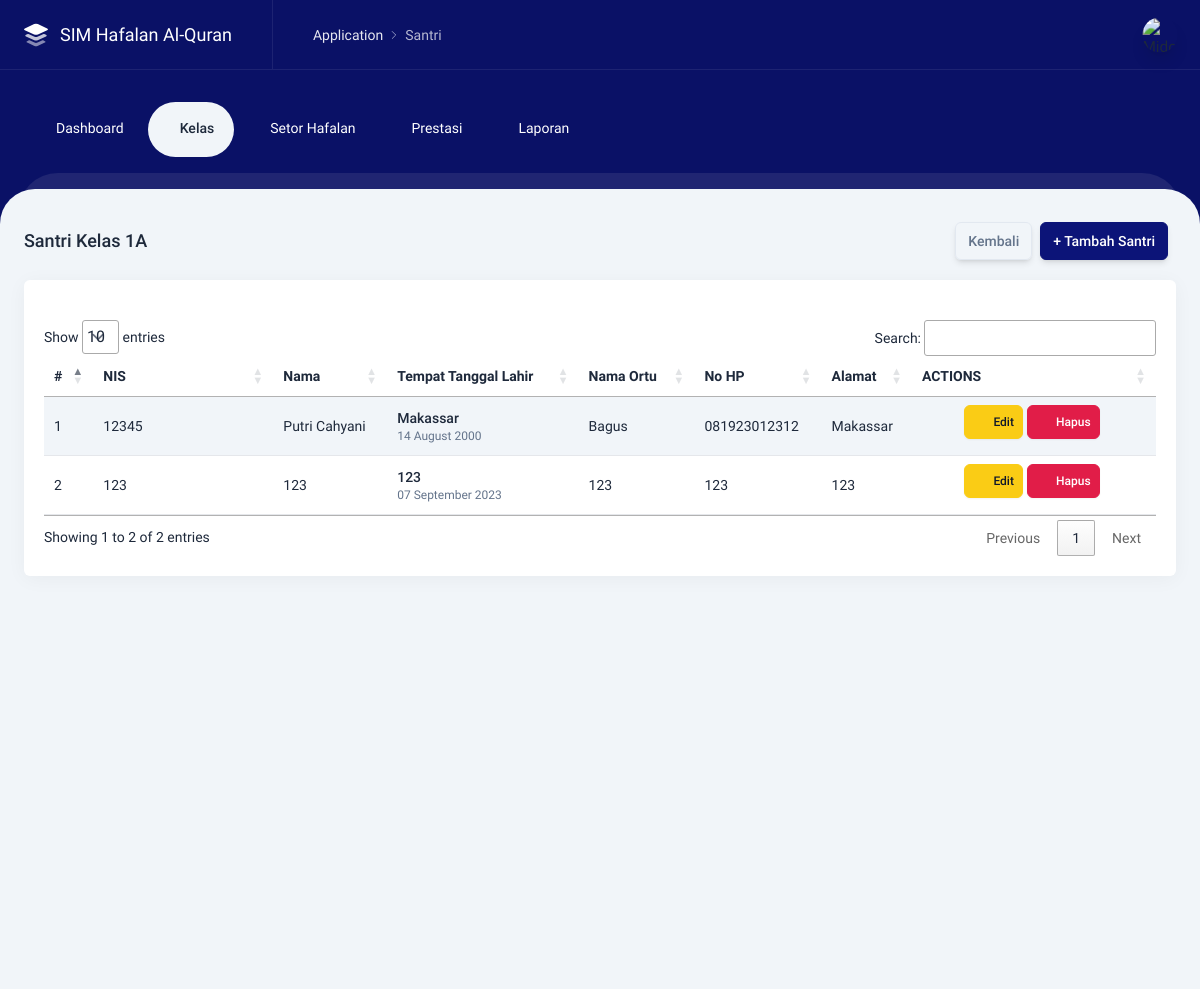
Page /admin/santri?kelas=1A (signed in) on the committed database.
### tables this page shows
CREATE TABLE `tb_santri` (
  `id` bigint UNSIGNED NOT NULL,
  `nis` varchar(20) NOT NULL,
  `kelas` varchar(255) NOT NULL,
  `nama` varchar(255) NOT NULL,
  `tempatlahir` varchar(255) NOT NULL,
  `tanggallahir` varchar(255) NOT NULL,
  `nama_ortu` varchar(255) NOT NULL,
  `no_hp` varchar(255) NOT NULL,
  `alamat` varchar(255) NOT NULL,
  `created_at` varchar(40) DEFAULT NULL,
  `updated_at` varchar(40) DEFAULT NULL
);

### admin/santri.php (the view, shortened to what this page needs)
<?php
$kelas = $_GET["kelas"];
$title = 'Santri';
$title2 = $title. ' Kelas '. $kelas;
include 'layouts/header.php';
include 'layouts/navbar.php';
?>
<div class="content content--top-nav">
    <div class="intro-y flex flex-col sm:flex-row items-center mt-8">
        <h2 class="text-lg font-medium mr-auto"><?= $title2 ?> </h2>
        <div class="w-full sm:w-auto flex mt-4 sm:mt-0">
            <a href="kelas" class="btn btn-outline-secondary shadow-md mr-2">Kembali</a>
        </div>
        <div class="w-full sm:w-auto flex mt-4 sm:mt-0">
            <a href="javascript:;" data-tw-toggle="modal" data-tw-target="#tambah-santri"
                class="btn btn-primary shadow-md mr-2">+ Tambah Santri</a>
        </div>
    </div>
    <div class="intro-y box p-5 mt-5">
        <div class="card">
            <br>
            <div class="overflow-x-auto">
                <table id="example" class="table table-striped">
                    <thead>
                        <tr>
                            <th class="whitespace-nowrap">#</th>
                            <th class="whitespace-nowrap">NIS</th>
                            <th class="whitespace-nowrap">Nama</th>
                            <th class="whitespace-nowrap">Tempat Tanggal Lahir</th>
                            <th class="whitespace-nowrap">Nama Ortu</th>
                            <th class="whitespace-nowrap">No HP</th>
                            <th class="whitespace-nowrap">Alamat</th>
                            <th class="whitespace-nowrap">ACTIONS</th>
                        </tr>
                    </thead>
                    <tbody>
                        <?php
                        $nomor_urut = 1;
                        $query = $koneksi->query("SELECT s.*, p.username FROM tb_santri s LEFT JOIN tb_pengguna p ON s.nis = p.nama WHERE kelas = '$kelas' ORDER BY updated_at DESC");
                        $data_santri = $query->fetch_all(MYSQLI_ASSOC);
                        if (empty($data_santri)) {
                            echo "<strong> Data santri belum ada. </strong>";
                        } else {
                        foreach ($query as $data) : ?>
                        <tr class="intro-x">
                            <td>
                                <?= $nomor_urut ?>
                            </td>
                            <td class="w-40"><?= $data['nis'] ?></td>
                            <td><?= $data['nama'] ?></td>
                            <td>
                                <a href="" class="font-medium whitespace-nowrap"><?= $data['tempatlahir'] ?></a>
                                <div class="text-slate-500 text-xs whitespace-nowrap">
                                    <?= date('d F Y', strtotime($data['tanggallahir'])) ?>
                                </div>
                            </td>
                            <td><?= $data['nama_ortu'] ?></td>
                            <td><?= $data['no_hp'] ?></td>
                            <td><?= $data['alamat'] ?></td>
                            <td class="table-report__action w-56">
                                <div class="flex justify-center items-center">
                                    <a href="javascript:;" data-tw-toggle="modal"
                                        data-tw-target="#edit-santri<?=$data['id']?>"
                                        class="btn btn-warning btn-sm mr-1 mb-2"><i data-lucide="edit"
                                            class="w-5 h-5"></i> Edit</a>
                                    <a href="javascript:;" data-tw-toggle="modal" data-tw-target="#delete-modal-preview<?= $data['id']?>"
                                        class="btn btn-danger btn-sm mr-1 mb-2"><i data-lucide="trash"
                                            class="w-5 h-5"></i> Hapus</a>
                                </div>
                            </td>
                        </tr>
                        <?php $nomor_urut++; endforeach; ?>
                        <?php } ?>
                    </tbody>
                </table>
            </div>
        </div>
    </div>
</div>
<?php
include 'layouts/footer.php';
?>

### rows in the picture
tb_santri: nis "12345", nama "Putri Cahyani", tempatlahir "Makassar", tanggallahir "14 August 2000", nama_ortu "Bagus", no_hp "081923012312", alamat "Makassar"
tb_santri: nis "123", nama "123", tempatlahir "123", tanggallahir "07 September 2023", nama_ortu "123", no_hp "123", alamat "123"

### other values in the picture
$title "Santri"
$title2 "Santri Kelas 1A"
